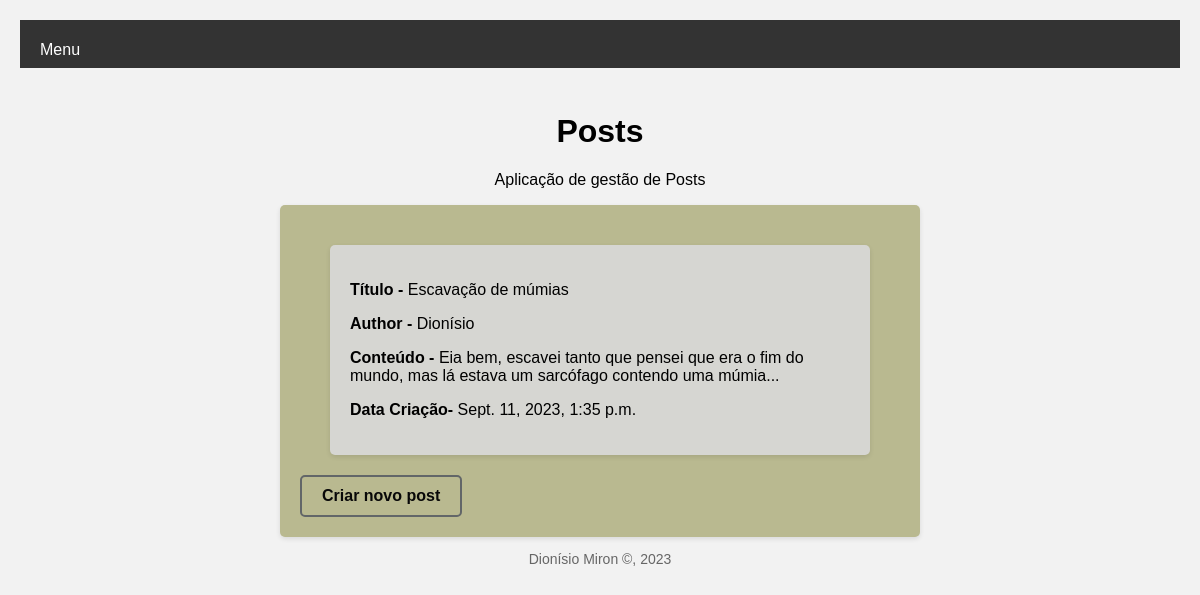
/posts, run on an earlier commit of the app's database.
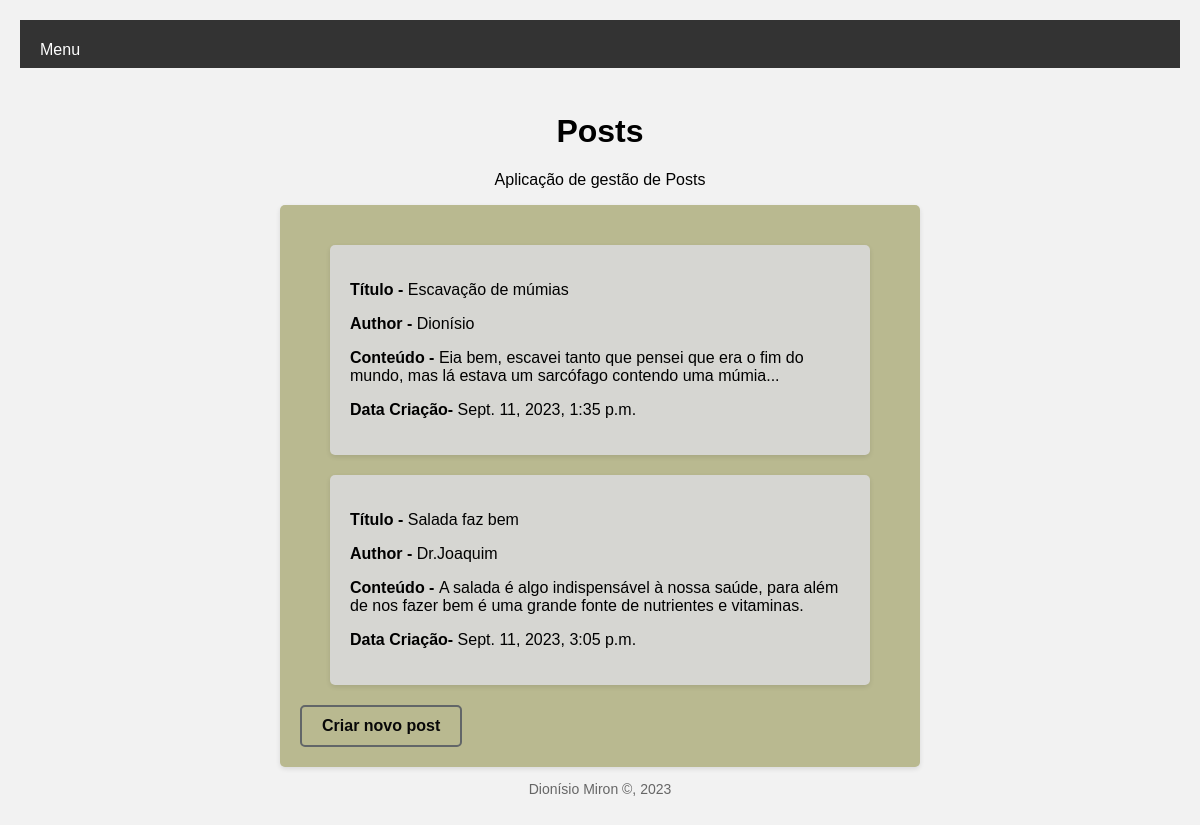
And on a later commit of the database.
### portfolio/models.py (models this page shows, shortened)
class Post(models.Model):
    titulo = models.CharField(max_length=30)
    author = models.CharField(max_length=40)
    conteudo = models.CharField(max_length=500)
    datacriacao = models.DateTimeField(auto_now_add=True)

### portfolio/views.py (the view)
# urls.py: path('posts', views.blog_view, name="posts"),
def blog_view(request):
    context = {'posts': Post.objects.all()}
    return render(request, 'portfolio/blog.html', context)

### portfolio/Templates/Portfolio/blog.html
{% extends 'portfolio/base.html' %}
{% block main %}
    {% for Post in posts %}
    <div class = "Poster">
        <b><p>Título - </b>{{ Post.titulo }}</p>
        <b><p>Author - </b>{{ Post.author }}</p>
        <b><p>Conteúdo - </b>{{ Post.conteudo }}</p>
        <b><p>Data Criação- </b>{{ Post.datacriacao }}</p>
    </div>
    {% endfor %}
    <a class = "botao" href="{% url 'portfolio:nova'%}">Criar novo post</a>
{% endblock %}

### portfolio/Templates/Portfolio/base.html (shortened to what this page needs)
<!DOCTYPE html>
{% load static %}
<html lang="en">
<head>
    <link rel="stylesheet" href="{% static '/portfolio/css/MainStyle.css'%}">
    <link rel="stylesheet" href="{% static '/portfolio/css/blogStyle.css'%}">
</head>
<nav>
    <ul>
        <li><a href="{% url 'portfolio:Menu' %}">Menu</a></li>
    </ul>
</nav>
<body>
    <header class = "clown">
        <h1>Posts</h1>
        <p>Aplicação de gestão de Posts</p>
    </header>
    <main class = "container">
        {% block main %}
        {% endblock %}
    </main>
</body>
<div class="footer">
    <p>Dionísio Miron ©, 2023</p>
</div>
</html>

### portfolio/static/portfolio/css/blogStyle.css (style rules this page uses)
body { font-family: Arial, sans-serif; background-color: #f2f2f2; margin: 0; padding: 20px; }
nav a { float: left; font-size: 16px; color: white; text-align: center; padding: 1px 6px; text-decoration: none; }
nav { overflow: hidden; background-color: #333; }
nav ul { list-style: none; margin: 0; padding: 4px; }
nav li { display: inline-block; }
nav li:first-child { margin-left: 10px; margin-top: 16px; }
.container { max-width: 600px; margin: 0 auto; background-color: rgb(185, 185, 144); border-radius: 5px; padding: 20px; box-shadow: 0 2px 5px rgba(0, 0, 0, 0.1); }
.footer { text-align: center; }
.footer p { color: #666; font-size: 14px; }
.clown { text-align: center; margin-top: 45px; }
.Poster { max-width: 500px; margin: 0 auto; background-color: rgb(214, 214, 210); border-radius: 5px; padding: 20px; box-shadow: 0 2px 5px rgba(0, 0, 0, 0.1); margin-bottom: 20px; margin-top: 20px; }
.botao { display: inline-block; padding: 10px 20px; font-size: 16px; font-weight: bold; text-align: center; text-decoration: none; border-radius: 5px; border: 2px solid #626668; color: #080808; background-color: transparent; cursor: pointer; transition: background-color 0.3s, color 0.3s, border-color 0.3s; }

What changed in the data, as far as the page shows it:
added Post: titulo "Salada faz bem", author "Dr.Joaquim", conteudo "A salada é algo indispensável à nossa saúde, para além de nos fazer bem é uma grande fonte de nutrientes e vitaminas.", datacriacao "Sept. 11, 2023, 3:05 p.m."
